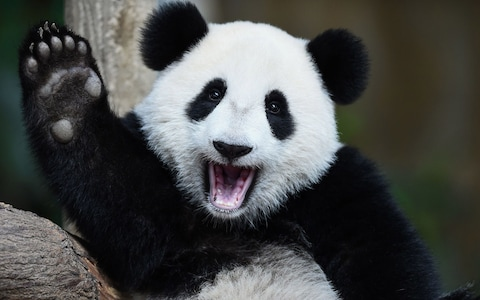
#> input picture panda.jpg, 480 x 300 px
$ python binarizationOstu.py
#> lines starting #> are read from the running program, lines starting #| are printed output that depends on the picture; after the words box and inside, x2 and y2 are one past the last pixel; in counts of white or black regions, pixels touching at a corner belong together
import cv2
import numpy as np
import matplotlib.pyplot as plt

#Read the test image:
image = cv2.imread('panda.jpg', 0)
#> image: shape (300, 480); min 0, max 242, mean 73

#stimate the threshold using Otsu's method:
otsu_thr, otsu_mask = cv2.threshold(image, -1, 1, cv2.THRESH_BINARY | cv2.THRESH_OTSU)
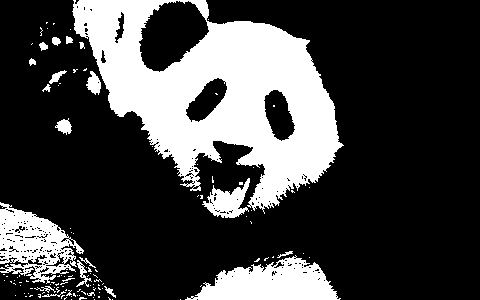
#> otsu_mask: shape (300, 480); values 0 (black) and 1 (white), 26.5% white; 119 white regions (100 under 20 px), largest, box (x1, y1, x2, y2) and area: (72, 0, 344, 214) 28102, (185, 255, 341, 300) 4148, (0, 202, 84, 284) 3539
#> otsu_thr = 107
print('Estimated threshold (Otsu):', otsu_thr)
#| Estimated threshold (Otsu): 107.0

#Visualize the results:
plt.figure()
plt.subplot(121)
plt.axis('off')
plt.title('original')
plt.imshow(image, cmap='gray')
plt.subplot(122)
plt.axis('off')
plt.title('Otsu threshold')
plt.imshow(otsu_mask, cmap='gray')
plt.tight_layout()
plt.show()
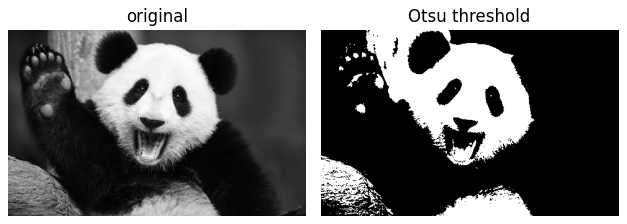
#> figure drawn by matplotlib, 2 panels

$ run again, with nature.jpg copied over panda.jpg
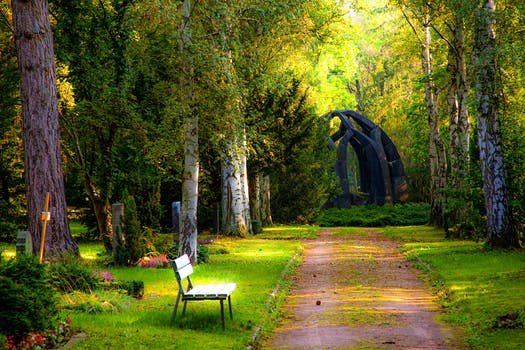
#> input picture nature.jpg, 525 x 350 px
#> `otsu_thr, otsu_mask = cv2.threshold(image, -1, 1, cv2.THRESH_BINARY | ..`:
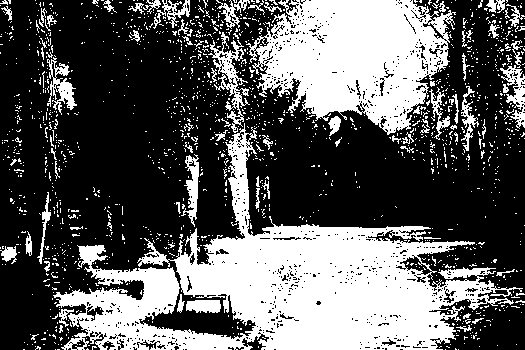
#> otsu_mask: shape (350, 525); values 0 (black) and 1 (white), 36.6% white; 1569 white regions (1494 under 20 px), largest, box (x1, y1, x2, y2) and area: (53, 123, 523, 350) 36842, (246, 0, 456, 135) 17740, (208, 32, 250, 133) 1130
#> otsu_thr = 96
#| Estimated threshold (Otsu): 96.0
#> `plt.show()`:
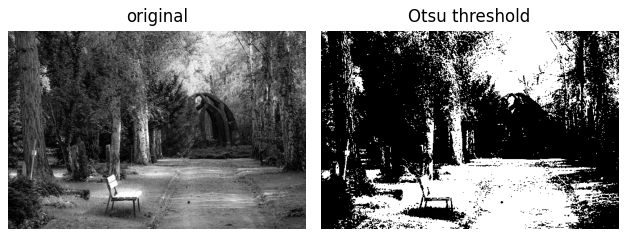
#> figure drawn by matplotlib, 2 panels
